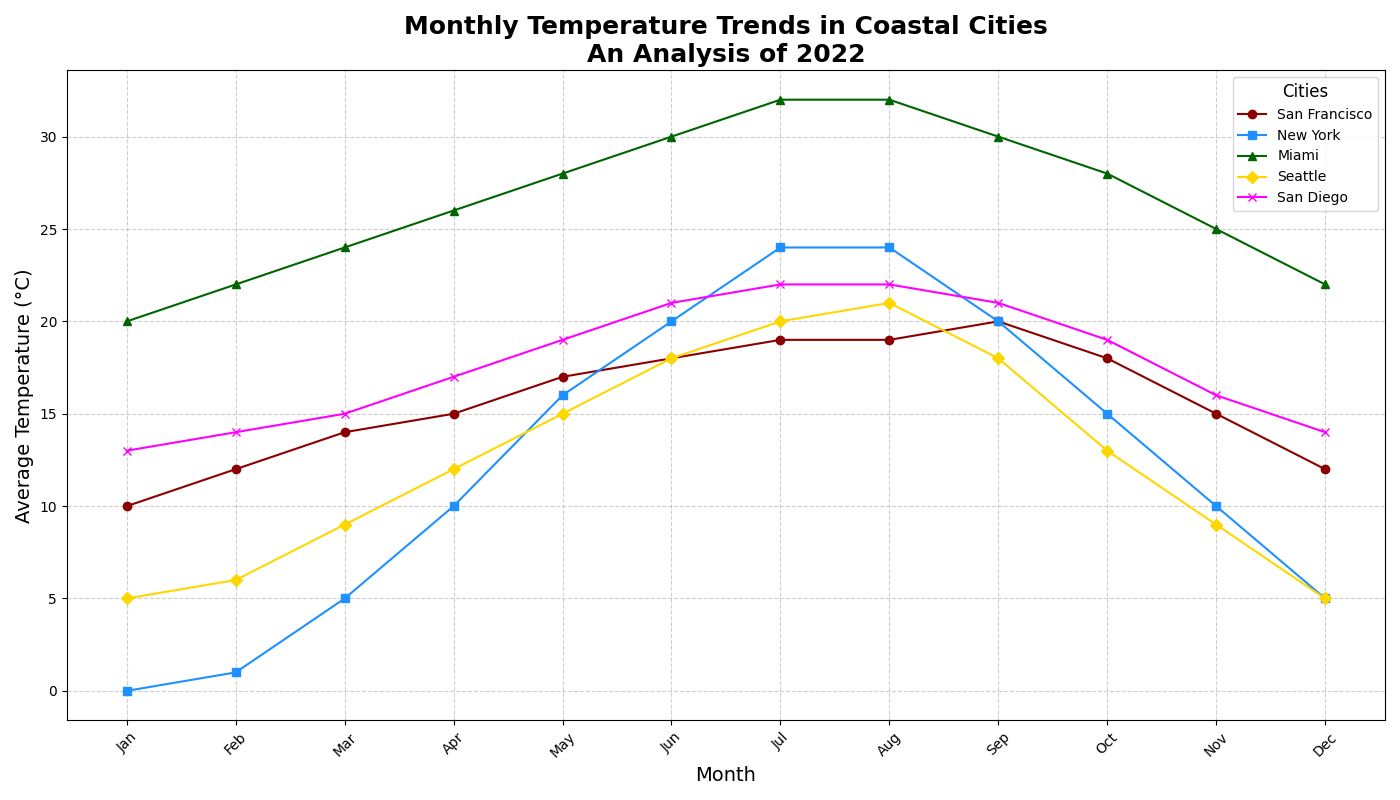

Generate this figure with Python:
import matplotlib.pyplot as plt
import numpy as np

# Define the months of the year
months = np.array(['Jan', 'Feb', 'Mar', 'Apr', 'May', 'Jun', 'Jul', 'Aug', 'Sep', 'Oct', 'Nov', 'Dec'])

# Define fictional average monthly temperatures for each city (in Celsius)
san_francisco_temps = np.array([10, 12, 14, 15, 17, 18, 19, 19, 20, 18, 15, 12])
new_york_temps = np.array([0, 1, 5, 10, 16, 20, 24, 24, 20, 15, 10, 5])
miami_temps = np.array([20, 22, 24, 26, 28, 30, 32, 32, 30, 28, 25, 22])
seattle_temps = np.array([5, 6, 9, 12, 15, 18, 20, 21, 18, 13, 9, 5])
san_diego_temps = np.array([13, 14, 15, 17, 19, 21, 22, 22, 21, 19, 16, 14])

# Create a figure and axis for the line plot
plt.figure(figsize=(14, 8))

# Plotting average temperatures for each city with new colors
plt.plot(months, san_francisco_temps, marker='o', linestyle='-', label='San Francisco', color='darkred')
plt.plot(months, new_york_temps, marker='s', linestyle='-', label='New York', color='dodgerblue')
plt.plot(months, miami_temps, marker='^', linestyle='-', label='Miami', color='darkgreen')
plt.plot(months, seattle_temps, marker='D', linestyle='-', label='Seattle', color='gold')
plt.plot(months, san_diego_temps, marker='x', linestyle='-', label='San Diego', color='magenta')

# Titles and labels
plt.title('Monthly Temperature Trends in Coastal Cities\nAn Analysis of 2022', fontsize=18, fontweight='bold')
plt.xlabel('Month', fontsize=14)
plt.ylabel('Average Temperature (°C)', fontsize=14)

# Customize the grid and appearance
plt.grid(True, linestyle='--', alpha=0.6)
plt.legend(title='Cities', title_fontsize=12, fontsize=10, loc='upper right')
plt.xticks(rotation=45)
plt.tight_layout()

# Show the plot
plt.show()
